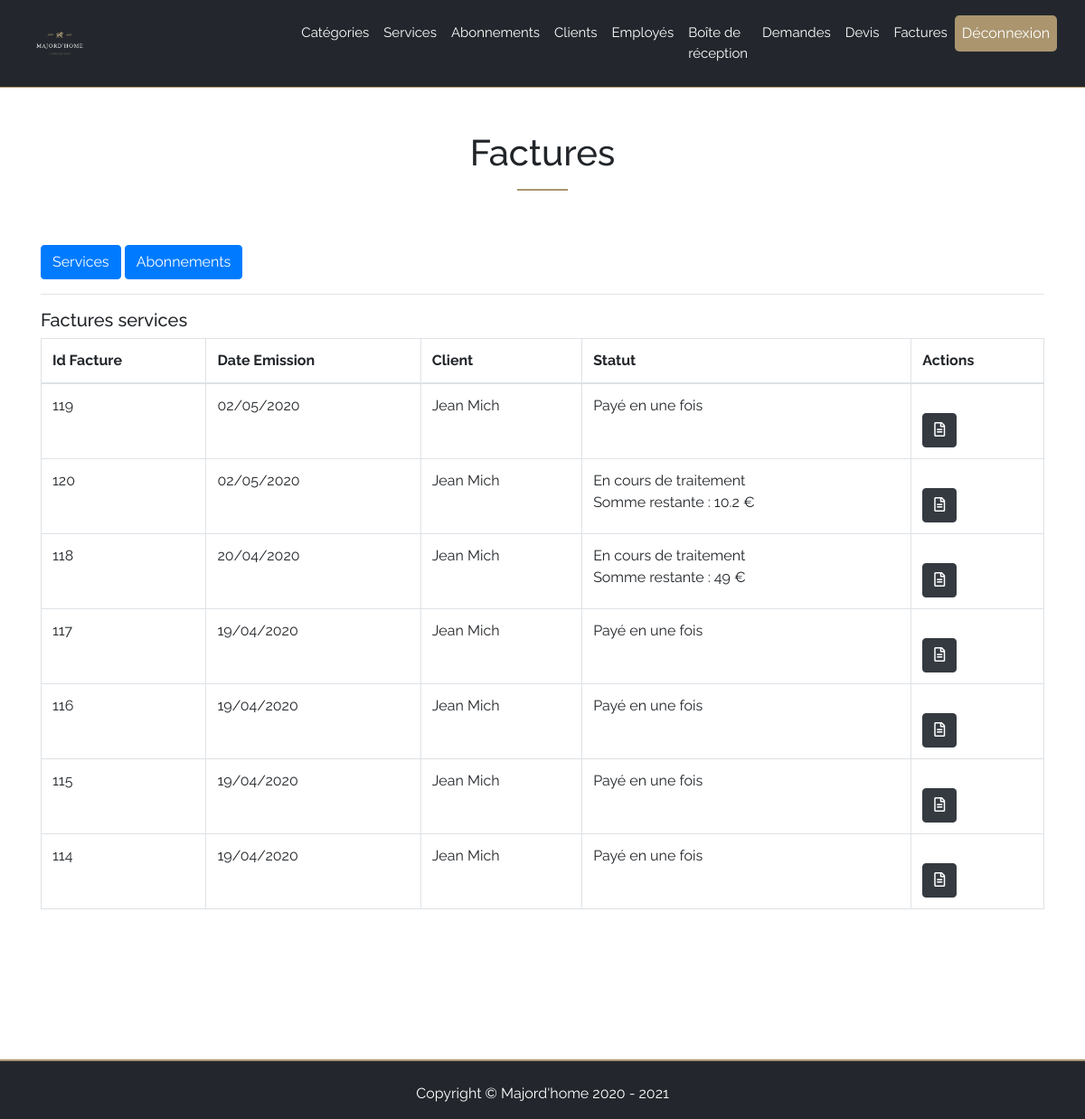
Page /pages/back/bills.php (signed in) on the committed database.
### tables this page shows
CREATE TABLE `facture` (
  `idFacture` int(11) NOT NULL,
  `prixTotal` double NOT NULL,
  `sommeVersee` double NOT NULL,
  `sommeRestante` double NOT NULL,
  `dateEmission` timestamp NOT NULL DEFAULT CURRENT_TIMESTAMP ON UPDATE CURRENT_TIMESTAMP,
  `dateFinFacturation` datetime DEFAULT NULL,
  `statut` int(11) NOT NULL,
  `FK_idPersonne` int(11) NOT NULL,
  `FK_idSouscriptionService` varchar(10) DEFAULT NULL,
  `FK_idSouscriptionAbonnement` varchar(10) DEFAULT NULL,
  `nombreEcheance` int(11) NOT NULL
);

CREATE TABLE `personne` (
  `idPersonne` int(11) NOT NULL,
  `idCode` varchar(11) DEFAULT NULL,
  `nom` varchar(80) NOT NULL,
  `prenom` varchar(80) NOT NULL,
  `mail` varchar(255) NOT NULL,
  `dateNaissance` date NOT NULL,
  `telephone` char(10) NOT NULL,
  `adresse` varchar(255) NOT NULL,
  `ville` varchar(100) NOT NULL,
  `codePostal` char(5) NOT NULL,
  `mdp` varchar(64) NOT NULL,
  `statut` int(11) NOT NULL,
  `FK_metier` varchar(50) DEFAULT NULL,
  `dateCreation` timestamp NOT NULL DEFAULT CURRENT_TIMESTAMP
);

### pages/back/bills.php (the view, shortened to what this page needs)
<?php
require("headerBack.php");
$connect = connectDb();
$queryPrepared = $connect->prepare('SELECT f.idFacture, DATE_FORMAT(f.dateEmission,"%d/%m/%Y") as dateEmission, f.sommeRestante,f.SommeVersee, f.prixTotal, p.nom,p.prenom,f.statut FROM facture f , personne p WHERE f.FK_idPersonne = p.idPersonne AND f.FK_idSouscriptionAbonnement IS NULL ORDER BY f.dateEmission DESC');
$queryPrepared->execute();
$dataService = $queryPrepared->fetchAll(PDO::FETCH_ASSOC);
?>
<section class="container">
	<div class="pricing-header px-3 py-3 pt-md-5 pb-md-4 mx-auto text-center">
        <h1 class="display-5">Factures</h1>
        <hr class="hr">
	</div>
	<button class="btn btn-primary" onclick="displayService()"">Services</button>
	<button class="btn btn-primary" onclick="displaySubscription()">Abonnements</button>
	<hr>
	<div id="quoteService">
	<h5>Factures services</h5>
	<table class="table table-bordered table-hover">
		<thead>
		<tr>
			<th col="">Id Facture</th>
			<th>Date Emission</th>
			<th>Client</th>
			<th>Statut</th>
			<th>Actions</th>
		</tr>
		</thead>
		<tbody>
		<?php
			foreach ($dataService as $value) {
				echo "<tr>";
				echo "<td>".$value['idFacture']."</td>";
				echo "<td>".$value['dateEmission']."</td>";
				echo "<td>".$value['prenom'] . " " . $value['nom']."</td>";
				echo "<td>";
						if ($value['statut'] == 0) {
							echo "En cours de traitement <br>";
							echo "Somme restante : " . $value["prixTotal"] / 100 . " €";
						}
						if ($value['statut'] == 1) {
							echo "Payé en une fois";
						}
				echo "</td>";
					echo '<td>
						<a href="billToPdf.php?id='.$value["idFacture"].'" class="btn btn-dark"><i class="far fa-file-alt"></i></a>
					</td>';
			echo "</tr>";
			}
		?>
		</tbody>
	</table>
	</div>
</section>
<?php
require("../footer.php")
?>

### pages/back/headerBack.php (shortened to what this page needs)
<!DOCTYPE html>
<html>
<head>
    <link rel="stylesheet" href="https://stackpath.bootstrapcdn.com/bootstrap/4.3.1/css/bootstrap.min.css">
    <link rel="stylesheet" href="https://use.fontawesome.com/releases/v5.7.2/css/all.css">
    <link rel="stylesheet" type="text/css" href="../../css/import.css">
</head>
<body onload="init(<?php echo $_GET['id'] ?>);">
<header>
    <nav class="navbar navbar-expand-lg navbar-dark" id="nav">
        <div class="container-fluid">
            <a class="navbar-brand active" href="subscriptionBack.php" title="Majord'home">
                <img class="logo" src="../../img/majordhome.png" title="logo" alt="Logo Majord'home">
            </a>
            <div class="collapse navbar-collapse" id="navbarNav">
                <ul class="navbar-nav ml-auto">
                    <li class="nav-item ">
                        <a class="nav-link colorLink" href="category.php" title="">Catégories</a>
                    <li class="nav-item ">
                        <a class="nav-link colorLink" href="servicesBack.php" title="">Services</a>
                    <li class="nav-item ">
                        <a class="nav-link colorLink" href="subscriptionBack.php" title="Abonnements">Abonnements</a>
                    <li class="nav-item ">
                        <a class="nav-link colorLink" href="customer.php" title="Clients">Clients</a>
                    <?php
                        if ($_SESSION['user']['statut'] == 3){
                            echo  '<li class="nav-item">';
                            echo '<a class="nav-link colorLink" href="worker.php" title="Clients">Employés</a>';
                        }
                    ?>
                    <li class="nav-item">
                        <a class="nav-link colorLink" href="messagesBack.php" title="">Boîte de réception</a>
                    <li class="nav-item">
                        <a class="nav-link colorLink" href="pageRequestService.php" title="">Demandes</a>
                    <li class="nav-item">
                        <a class="nav-link colorLink" href="displayQuote.php" title="">Devis</a>
                    <li class="nav-item">
                        <a class="nav-link colorLink" href="bills.php" title="">Factures</a>
                    <li class="nav-item">
                        <a class="nav-link btnServices" href="../logout.php" title="">Déconnexion</a>
                </ul>
            </div>
        </div>
    </nav>
</header>

### pages/footer.php (shortened to what this page needs)
<footer class="container-fluid footer">
    <div class="container">
        <p class="text-center pt-4">Copyright © Majord'home 2020 - <?php echo date("Y"); ?></p>
    </div>
</footer>
</body>
</html>

### css/body.css (style rules this page uses)
html, body { height: 100%; }
body { margin: 0; display: flex; flex-direction: column; min-height: 100vh; font-family: Raleway; }
.logo { width: 25%; }
#nav { background-color: #23272d; border-bottom: 1px solid #aa956f; }
.colorLink { color: #FFFFFF !important; font-family: Raleway; font-size: 15px; }
.active { color: #aa956f !important; }
.hr { width: 5%; border: 1px solid #aa956f; }
.btn { margin-top: 20px; }
section { flex: 1; }
footer { width: 100%; background-color: #23272d; height: 100px; border-top: 2px solid #aa956f; color: #FFFFFF; font-family: Raleway; }

### css/front/service.css (style rules this page uses)
.btnServices { background-color:#aa956f !important; color: #FFFFFF !important; border-radius: 5px; }

### css/front/inbox.css (style rules this page uses)
body { font-family: 'Raleway'; }
section { padding-bottom: 100px; }
.hr { width: 5%; border: 1px solid #aa956f; }

### css/back/category.css (style rules this page uses)
.hr { width: 5%; border: 1px solid #aa956f; }
section { padding-bottom: 150px; }

### css/back/serviceBack.css (style rules this page uses)
.hr { width: 5%; border: 1px solid #aa956f; }
section { padding-bottom: 150px; }

### rows in the picture
facture: idFacture "119", dateEmission "02/05/2020", FK_idPersonne.prenom "Jean", FK_idPersonne.nom "Mich", statut "Payé en une fois"
facture: idFacture "120", dateEmission "02/05/2020", FK_idPersonne.prenom "Jean", FK_idPersonne.nom "Mich", $value['prixTotal']/100 "10.2"
facture: idFacture "118", dateEmission "20/04/2020", FK_idPersonne.prenom "Jean", FK_idPersonne.nom "Mich", $value['prixTotal']/100 "49"
facture: idFacture "117", dateEmission "19/04/2020", FK_idPersonne.prenom "Jean", FK_idPersonne.nom "Mich", statut "Payé en une fois"
facture: idFacture "116", dateEmission "19/04/2020", FK_idPersonne.prenom "Jean", FK_idPersonne.nom "Mich", statut "Payé en une fois"
facture: idFacture "115", dateEmission "19/04/2020", FK_idPersonne.prenom "Jean", FK_idPersonne.nom "Mich", statut "Payé en une fois"
facture: idFacture "114", dateEmission "19/04/2020", FK_idPersonne.prenom "Jean", FK_idPersonne.nom "Mich", statut "Payé en une fois"
